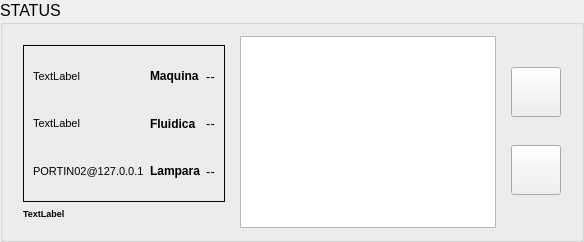
    <widget class="QGroupBox" name="groupBox">
     <property name="sizePolicy">
      <sizepolicy hsizetype="Preferred" vsizetype="Expanding">
       <horstretch>12</horstretch>
       <verstretch>4</verstretch>
      </sizepolicy>
     </property>
     <property name="font">
      <font>
       <pointsize>12</pointsize>
      </font>
     </property>
     <property name="title">
      <string>STATUS</string>
     </property>
     <layout class="QGridLayout" name="gridLayout_6">
      <item row="0" column="0">
       <widget class="QFrame" name="frame_9">
        <property name="sizePolicy">
         <sizepolicy hsizetype="Preferred" vsizetype="Preferred">
          <horstretch>2</horstretch>
          <verstretch>0</verstretch>
         </sizepolicy>
        </property>
        <property name="frameShape">
         <enum>QFrame::NoFrame</enum>
        </property>
        <property name="frameShadow">
         <enum>QFrame::Plain</enum>
        </property>
        <layout class="QGridLayout" name="gridLayout_5">
         <item row="0" column="0">
          <layout class="QVBoxLayout" name="verticalLayout_8">
           <item>
            <widget class="QFrame" name="frame_10">
             <property name="sizePolicy">
              <sizepolicy hsizetype="Preferred" vsizetype="Preferred">
               <horstretch>1</horstretch>
               <verstretch>0</verstretch>
              </sizepolicy>
             </property>
             <property name="frameShape">
              <enum>QFrame::Panel</enum>
             </property>
             <property name="frameShadow">
              <enum>QFrame::Plain</enum>
             </property>
             <layout class="QGridLayout" name="gridLayout_3">
              <item row="0" column="0">
               <layout class="QGridLayout" name="gridLayout_7">
                <item row="0" column="0">
                 <widget class="QLabel" name="usuario_actual">
                  <property name="sizePolicy">
                   <sizepolicy hsizetype="Preferred" vsizetype="Preferred">
                    <horstretch>2</horstretch>
                    <verstretch>1</verstretch>
                   </sizepolicy>
                  </property>
                  <property name="minimumSize">
                   <size>
                    <width>0</width>
                    <height>0</height>
                   </size>
                  </property>
                  <property name="maximumSize">
                   <size>
                    <width>16777215</width>
                    <height>16777215</height>
                   </size>
                  </property>
                  <property name="font">
                   <font>
                    <pointsize>8</pointsize>
                   </font>
                  </property>
                  <property name="text">
                   <string>TextLabel</string>
                  </property>
                 </widget>
                </item>
                <item row="0" column="1">
                 <widget class="QLabel" name="lblMaquina">
                  <property name="sizePolicy">
                   <sizepolicy hsizetype="Preferred" vsizetype="Preferred">
                    <horstretch>1</horstretch>
                    <verstretch>1</verstretch>
                   </sizepolicy>
                  </property>
                  <property name="minimumSize">
                   <size>
                    <width>0</width>
                    <height>0</height>
                   </size>
                  </property>
                  <property name="maximumSize">
                   <size>
                    <width>16777215</width>
                    <height>16777215</height>
                   </size>
                  </property>
                  <property name="font">
                   <font>
                    <pointsize>9</pointsize>
                    <weight>75</weight>
                    <bold>true</bold>
                   </font>
                  </property>
                  <property name="frameShape">
                   <enum>QFrame::NoFrame</enum>
                  </property>
                  <property name="text">
                   <string>Maquina</string>
                  </property>
                 </widget>
                </item>
                <item row="0" column="2">
                 <widget class="QLabel" name="led_EstadoMaquina">
                  <property name="sizePolicy">
                   <sizepolicy hsizetype="Preferred" vsizetype="Preferred">
                    <horstretch>0</horstretch>
                    <verstretch>1</verstretch>
                   </sizepolicy>
                  </property>
                  <property name="minimumSize">
                   <size>
                    <width>0</width>
                    <height>0</height>
                   </size>
                  </property>
                  <property name="maximumSize">
                   <size>
                    <width>16777215</width>
                    <height>16777215</height>
                   </size>
                  </property>
                  <property name="font">
                   <font>
                    <pointsize>10</pointsize>
                   </font>
                  </property>
                  <property name="frameShape">
                   <enum>QFrame::NoFrame</enum>
                  </property>
                  <property name="text">
                   <string>--</string>
                  </property>
                  <property name="alignment">
                   <set>Qt::AlignCenter</set>
                  </property>
                 </widget>
                </item>
                <item row="1" column="0">
                 <widget class="QLabel" name="m_User">
                  <property name="sizePolicy">
                   <sizepolicy hsizetype="Preferred" vsizetype="Preferred">
                    <horstretch>2</horstretch>
                    <verstretch>1</verstretch>
                   </sizepolicy>
                  </property>
                  <property name="maximumSize">
                   <size>
                    <width>16777215</width>
                    <height>16777215</height>
                   </size>
                  </property>
                  <property name="font">
                   <font>
                    <pointsize>8</pointsize>
                   </font>
                  </property>
                  <property name="text">
                   <string>TextLabel</string>
                  </property>
                 </widget>
                </item>
                <item row="1" column="1">
                 <widget class="QLabel" name="lblFluid">
                  <property name="sizePolicy">
                   <sizepolicy hsizetype="Preferred" vsizetype="Preferred">
                    <horstretch>1</horstretch>
                    <verstretch>1</verstretch>
                   </sizepolicy>
                  </property>
                  <property name="minimumSize">
                   <size>
                    <width>0</width>
                    <height>0</height>
                   </size>
                  </property>
                  <property name="maximumSize">
                   <size>
                    <width>16777215</width>
                    <height>16777215</height>
                   </size>
                  </property>
                  <property name="font">
                   <font>
                    <pointsize>9</pointsize>
                    <weight>75</weight>
                    <bold>true</bold>
                   </font>
                  </property>
                  <property name="frameShape">
                   <enum>QFrame::NoFrame</enum>
                  </property>
                  <property name="text">
                   <string>Fluidica</string>
                  </property>
                 </widget>
                </item>
                <item row="1" column="2">
                 <widget class="QLabel" name="led_EstadoTemperatura">
                  <property name="sizePolicy">
                   <sizepolicy hsizetype="Preferred" vsizetype="Preferred">
                    <horstretch>0</horstretch>
                    <verstretch>1</verstretch>
                   </sizepolicy>
                  </property>
                  <property name="minimumSize">
                   <size>
                    <width>0</width>
                    <height>0</height>
                   </size>
                  </property>
                  <property name="maximumSize">
                   <size>
                    <width>16777215</width>
                    <height>16777215</height>
                   </size>
                  </property>
                  <property name="font">
                   <font>
                    <pointsize>10</pointsize>
                   </font>
                  </property>
                  <property name="frameShape">
                   <enum>QFrame::NoFrame</enum>
                  </property>
                  <property name="text">
                   <string>--</string>
                  </property>
                  <property name="alignment">
                   <set>Qt::AlignCenter</set>
                  </property>
                 </widget>
                </item>
                <item row="2" column="0">
                 <widget class="QLabel" name="m_ip">
                  <property name="sizePolicy">
                   <sizepolicy hsizetype="Preferred" vsizetype="Preferred">
                    <horstretch>2</horstretch>
                    <verstretch>0</verstretch>
                   </sizepolicy>
                  </property>
                  <property name="font">
                   <font>
                    <pointsize>8</pointsize>
                   </font>
                  </property>
                  <property name="text">
                   <string>PORTIN02@127.0.0.1</string>
                  </property>
                 </widget>
                </item>
                <item row="2" column="1">
                 <widget class="QLabel" name="lblLamp">
                  <property name="sizePolicy">
                   <sizepolicy hsizetype="Preferred" vsizetype="Preferred">
                    <horstretch>1</horstretch>
                    <verstretch>1</verstretch>
                   </sizepolicy>
                  </property>
                  <property name="minimumSize">
                   <size>
                    <width>0</width>
                    <height>0</height>
                   </size>
                  </property>
                  <property name="maximumSize">
                   <size>
                    <width>16777215</width>
                    <height>16777215</height>
                   </size>
                  </property>
                  <property name="font">
                   <font>
                    <pointsize>9</pointsize>
                    <weight>75</weight>
                    <bold>true</bold>
                   </font>
                  </property>
                  <property name="frameShape">
                   <enum>QFrame::NoFrame</enum>
                  </property>
                  <property name="text">
                   <string>Lampara</string>
                  </property>
                 </widget>
                </item>
                <item row="2" column="2">
                 <widget class="QLabel" name="led_EstadoLampara">
                  <property name="sizePolicy">
                   <sizepolicy hsizetype="Preferred" vsizetype="Preferred">
                    <horstretch>0</horstretch>
                    <verstretch>1</verstretch>
                   </sizepolicy>
                  </property>
                  <property name="minimumSize">
                   <size>
                    <width>0</width>
                    <height>0</height>
                   </size>
                  </property>
                  <property name="maximumSize">
                   <size>
                    <width>16777215</width>
                    <height>16777215</height>
                   </size>
                  </property>
                  <property name="font">
                   <font>
                    <pointsize>10</pointsize>
                   </font>
                  </property>
                  <property name="frameShape">
                   <enum>QFrame::NoFrame</enum>
                  </property>
                  <property name="text">
                   <string>--</string>
                  </property>
                  <property name="alignment">
                   <set>Qt::AlignCenter</set>
                  </property>
                 </widget>
                </item>
               </layout>
              </item>
             </layout>
             <zorder></zorder>
            </widget>
           </item>
           <item>
            <widget class="QLabel" name="fecha">
             <property name="sizePolicy">
              <sizepolicy hsizetype="Preferred" vsizetype="Preferred">
               <horstretch>0</horstretch>
               <verstretch>0</verstretch>
              </sizepolicy>
             </property>
             <property name="font">
              <font>
               <pointsize>7</pointsize>
               <weight>75</weight>
               <bold>true</bold>
              </font>
             </property>
             <property name="frameShape">
              <enum>QFrame::NoFrame</enum>
             </property>
             <property name="text">
              <string>TextLabel</string>
             </property>
             <property name="alignment">
              <set>Qt::AlignLeading|Qt::AlignLeft|Qt::AlignVCenter</set>
             </property>
            </widget>
           </item>
          </layout>
         </item>
        </layout>
       </widget>
      </item>
      <item row="0" column="1">
       <widget class="QTextEdit" name="m_Info">
        <property name="sizePolicy">
         <sizepolicy hsizetype="Expanding" vsizetype="Expanding">
          <horstretch>3</horstretch>
          <verstretch>0</verstretch>
         </sizepolicy>
        </property>
        <property name="font">
         <font>
          <pointsize>7</pointsize>
         </font>
        </property>
        <property name="readOnly">
         <bool>true</bool>
        </property>
       </widget>
      </item>
      <item row="0" column="2">
       <widget class="QFrame" name="frame_11">
        <property name="frameShape">
         <enum>QFrame::Box</enum>
        </property>
        <property name="frameShadow">
         <enum>QFrame::Plain</enum>
        </property>
        <property name="lineWidth">
         <number>0</number>
        </property>
        <layout class="QGridLayout" name="gridLayout_9">
         <item row="0" column="0">
          <widget class="QPushButton" name="m_MostrarAyuda">
           <property name="sizePolicy">
            <sizepolicy hsizetype="Preferred" vsizetype="Preferred">
             <horstretch>1</horstretch>
             <verstretch>1</verstretch>
            </sizepolicy>
           </property>
           <property name="minimumSize">
            <size>
             <width>50</width>
             <height>40</height>
            </size>
           </property>
           <property name="maximumSize">
            <size>
             <width>50</width>
             <height>50</height>
            </size>
           </property>
           <property name="text">
            <string/>
           </property>
           <property name="icon">
            <iconset resource="../../Xaar/SinglePass/shared.qrc">
             <normaloff>:/res/images/contacto.png</normaloff>:/res/images/contacto.png</iconset>
           </property>
           <property name="iconSize">
            <size>
             <width>24</width>
             <height>24</height>
            </size>
           </property>
          </widget>
         </item>
         <item row="1" column="0">
          <widget class="QPushButton" name="m_ButtonShowLog">
           <property name="sizePolicy">
            <sizepolicy hsizetype="Preferred" vsizetype="Preferred">
             <horstretch>1</horstretch>
             <verstretch>1</verstretch>
            </sizepolicy>
           </property>
           <property name="minimumSize">
            <size>
             <width>50</width>
             <height>40</height>
            </size>
           </property>
           <property name="maximumSize">
            <size>
             <width>50</width>
             <height>50</height>
            </size>
           </property>
           <property name="text">
            <string/>
           </property>
           <property name="icon">
            <iconset resource="../../Xaar/SinglePass/shared.qrc">
             <normaloff>:/res/images/agent.png</normaloff>:/res/images/agent.png</iconset>
           </property>
           <property name="iconSize">
            <size>
             <width>24</width>
             <height>24</height>
            </size>
           </property>
          </widget>
         </item>
        </layout>
       </widget>
      </item>
     </layout>
    </widget>
